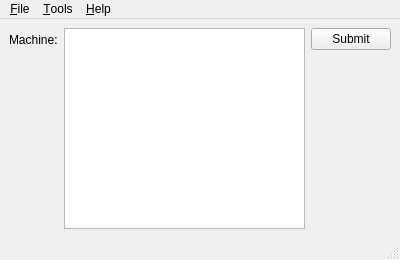
<?xml version="1.0" encoding="UTF-8"?>
<ui version="4.0">
 <class>MainWindow</class>
 <widget class="QMainWindow" name="MainWindow">
  <property name="geometry">
   <rect>
    <x>0</x>
    <y>0</y>
    <width>400</width>
    <height>260</height>
   </rect>
  </property>
  <property name="minimumSize">
   <size>
    <width>400</width>
    <height>260</height>
   </size>
  </property>
  <property name="windowTitle">
   <string>QATrack+ Importer</string>
  </property>
  <property name="windowIcon">
   <iconset>
    <normaloff>database.png</normaloff>database.png</iconset>
  </property>
  <property name="styleSheet">
   <string notr="true"/>
  </property>
  <widget class="QWidget" name="centralwidget">
   <layout class="QHBoxLayout" name="horizontalLayout">
    <item>
     <layout class="QFormLayout" name="formLayout">
      <property name="fieldGrowthPolicy">
       <enum>QFormLayout::AllNonFixedFieldsGrow</enum>
      </property>
      <property name="horizontalSpacing">
       <number>6</number>
      </property>
      <property name="verticalSpacing">
       <number>0</number>
      </property>
      <item row="0" column="0">
       <widget class="QLabel" name="lblMachine">
        <property name="text">
         <string>Machine:</string>
        </property>
       </widget>
      </item>
      <item row="0" column="1">
       <widget class="QListWidget" name="listMachines">
        <property name="sizePolicy">
         <sizepolicy hsizetype="Expanding" vsizetype="Expanding">
          <horstretch>1</horstretch>
          <verstretch>0</verstretch>
         </sizepolicy>
        </property>
        <property name="font">
         <font>
          <pointsize>8</pointsize>
         </font>
        </property>
        <property name="selectionMode">
         <enum>QAbstractItemView::ExtendedSelection</enum>
        </property>
        <property name="viewMode">
         <enum>QListView::ListMode</enum>
        </property>
       </widget>
      </item>
     </layout>
    </item>
    <item>
     <layout class="QVBoxLayout" name="buttonLayout">
      <property name="topMargin">
       <number>0</number>
      </property>
      <item>
       <widget class="QPushButton" name="btnSubmit">
        <property name="text">
         <string>Submit</string>
        </property>
       </widget>
      </item>
      <item>
       <spacer name="verticalSpacer">
        <property name="orientation">
         <enum>Qt::Vertical</enum>
        </property>
        <property name="sizeHint" stdset="0">
         <size>
          <width>20</width>
          <height>40</height>
         </size>
        </property>
       </spacer>
      </item>
     </layout>
    </item>
   </layout>
  </widget>
  <widget class="QMenuBar" name="menubar">
   <property name="geometry">
    <rect>
     <x>0</x>
     <y>0</y>
     <width>400</width>
     <height>21</height>
    </rect>
   </property>
   <widget class="QMenu" name="menuFile">
    <property name="title">
     <string>&amp;File</string>
    </property>
    <addaction name="action_Exit"/>
   </widget>
   <widget class="QMenu" name="menu_Help">
    <property name="title">
     <string>&amp;Help</string>
    </property>
    <addaction name="action_About"/>
   </widget>
   <widget class="QMenu" name="menu_Tools">
    <property name="title">
     <string>&amp;Tools</string>
    </property>
    <addaction name="action_Dryrun_Mode"/>
   </widget>
   <addaction name="menuFile"/>
   <addaction name="menu_Tools"/>
   <addaction name="menu_Help"/>
  </widget>
  <widget class="QStatusBar" name="statusbar"/>
  <action name="action_Exit">
   <property name="text">
    <string>&amp;Exit</string>
   </property>
  </action>
  <action name="action_About">
   <property name="text">
    <string>&amp;About</string>
   </property>
  </action>
  <action name="action_Dryrun_Mode">
   <property name="checkable">
    <bool>true</bool>
   </property>
   <property name="text">
    <string>&amp;Dryrun Mode</string>
   </property>
   <property name="statusTip">
    <string>Process data only (no data submission)</string>
   </property>
   <property name="shortcut">
    <string>Ctrl+D</string>
   </property>
  </action>
 </widget>
 <resources/>
 <connections/>
</ui>
